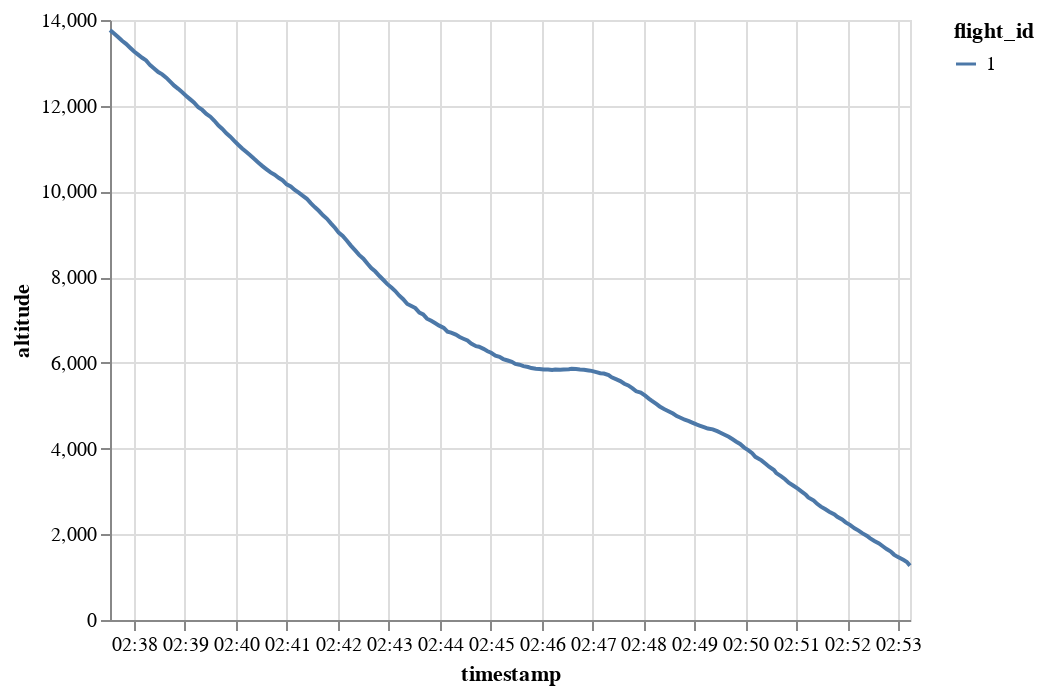

Notebook source saved alongside this figure:
### Code cell
traffic[1].chart().encode(alt.Y("altitude"), alt.X("timestamp"), alt.Color("flight_id"))

### Figure 1 — Vega-Lite specification as saved in the notebook (floating-point values rounded to 4 significant figures; data arrays with more than 128 entries replaced by an {"elided": "..."} marker saying what was removed)
{"config": {"view": {"continuousWidth": 400, "continuousHeight": 300}}, "data": {"name": "data-efc53b9a37f58d1c3253c91ff15ce8d6"}, "mark": "line", "encoding": {"color": {"type": "nominal", "field": "flight_id"}, "x": {"type": "temporal", "field": "timestamp"}, "y": {"type": "quantitative", "field": "altitude"}}, "$schema": "https://vega.github.io/schema/vega-lite/v4.8.1.json", "datasets": {"data-efc53b9a37f58d1c3253c91ff15ce8d6": {"elided": "200 records"}}}
